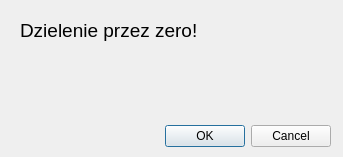
<?xml version="1.0" encoding="UTF-8"?>
<ui version="4.0">
 <class>Dialog</class>
 <widget class="QDialog" name="Dialog">
  <property name="geometry">
   <rect>
    <x>0</x>
    <y>0</y>
    <width>343</width>
    <height>157</height>
   </rect>
  </property>
  <property name="windowTitle">
   <string>Błąd</string>
  </property>
  <widget class="QDialogButtonBox" name="buttonBox">
   <property name="geometry">
    <rect>
     <x>-10</x>
     <y>120</y>
     <width>341</width>
     <height>32</height>
    </rect>
   </property>
   <property name="orientation">
    <enum>Qt::Orientation::Horizontal</enum>
   </property>
   <property name="standardButtons">
    <set>QDialogButtonBox::StandardButton::Cancel|QDialogButtonBox::StandardButton::Ok</set>
   </property>
  </widget>
  <widget class="QLabel" name="label">
   <property name="geometry">
    <rect>
     <x>20</x>
     <y>20</y>
     <width>191</width>
     <height>21</height>
    </rect>
   </property>
   <property name="font">
    <font>
     <pointsize>14</pointsize>
    </font>
   </property>
   <property name="text">
    <string>Dzielenie przez zero!</string>
   </property>
  </widget>
 </widget>
 <resources/>
 <connections>
  <connection>
   <sender>buttonBox</sender>
   <signal>accepted()</signal>
   <receiver>Dialog</receiver>
   <slot>accept()</slot>
   <hints>
    <hint type="sourcelabel">
     <x>248</x>
     <y>254</y>
    </hint>
    <hint type="destinationlabel">
     <x>157</x>
     <y>274</y>
    </hint>
   </hints>
  </connection>
  <connection>
   <sender>buttonBox</sender>
   <signal>rejected()</signal>
   <receiver>Dialog</receiver>
   <slot>reject()</slot>
   <hints>
    <hint type="sourcelabel">
     <x>316</x>
     <y>260</y>
    </hint>
    <hint type="destinationlabel">
     <x>286</x>
     <y>274</y>
    </hint>
   </hints>
  </connection>
 </connections>
</ui>
